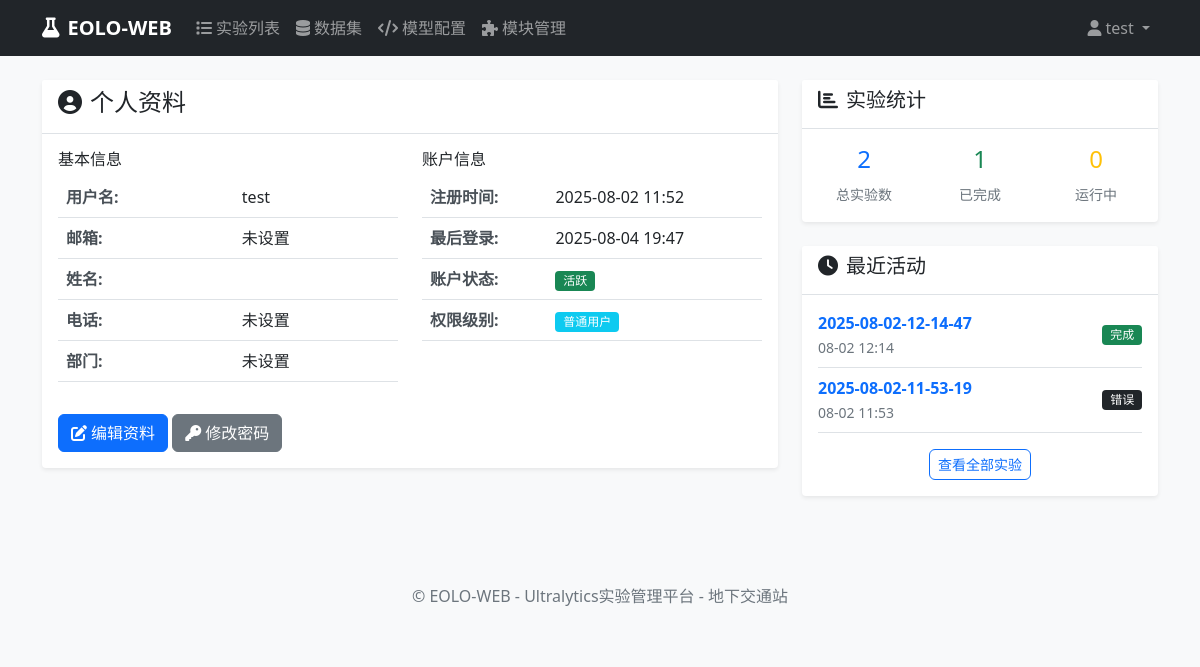
Page /accounts/profile/ (signed in) on the committed database.
### accounts/models.py (models this page shows, shortened)
class User(AbstractUser):
    phone = models.CharField(max_length=15, blank=True, null=True, verbose_name="电话号码")
    department = models.CharField(max_length=100, blank=True, null=True, verbose_name="部门")
    created_at = models.DateTimeField(auto_now_add=True, verbose_name="创建时间")
    updated_at = models.DateTimeField(auto_now=True, verbose_name="更新时间")
    class Meta:
        verbose_name = "用户"
        verbose_name_plural = "用户"

### experiments/models.py (models this page shows, shortened)
class Experiment(models.Model):
    EXPERIMENT_STATUS_CHOICES = [
        ('pending', '待启动'),
        ('queued', '排队'),
        ('running', '运行'),
        ('interrupted', '中断'),
        ('error', '错误'),
        ('completed', '完成'),
    ]
    TASK_TYPE_CHOICES = [
        ('detect', '目标检测'),
        ('segment', '实例分割'),
        ('classify', '图像分类'),
        ('pose', '姿态估计'),
        ('track', '目标跟踪'),
    ]
    name = models.CharField(max_length=200, verbose_name="实验名称")
    description = models.TextField(blank=True, null=True, verbose_name="实验描述")
    user = models.ForeignKey(User, on_delete=models.CASCADE, verbose_name="创建用户")
    task_type = models.CharField(max_length=20, choices=TASK_TYPE_CHOICES, default='detect', verbose_name="任务类型")
    model_configs = models.TextField(blank=True, null=True, verbose_name="模型配置", help_text="逗号分隔的模型配置路径")
    setting_config = models.CharField(max_length=200, blank=True, null=True, verbose_name="参数配置", help_text="参数配置文件路径")
    dataset = models.CharField(max_length=200, default='', verbose_name="数据集名称")
    epochs = models.IntegerField(default=100, verbose_name="训练轮数")
    batch_size = models.IntegerField(default=16, verbose_name="批量大小")
    device = models.CharField(max_length=20, default='auto', verbose_name="设备")
    SCALE_CHOICES = [
        ('n', 'Nano'),
        ('s', 'Small'),
        ('m', 'Medium'),
        ('l', 'Large'),
        ('x', 'Extra Large'),
    ]
    scale = models.CharField(max_length=1, choices=SCALE_CHOICES, default='n', verbose_name="尺寸")
    group = models.CharField(max_length=100, blank=True, null=True, verbose_name="分组")
    exp_timestamp = models.CharField(max_length=50, blank=True, null=True, verbose_name="实验时间戳")
    project_name = models.CharField(max_length=100, blank=True, null=True, verbose_name="项目名称")
    status = models.CharField(max_length=20, choices=EXPERIMENT_STATUS_CHOICES, default='pending', verbose_name="状态")
    command = models.TextField(blank=True, null=True, verbose_name="生成的命令")
    created_at = models.DateTimeField(auto_now_add=True, verbose_name="创建时间")
    updated_at = models.DateTimeField(auto_now=True, verbose_name="更新时间")
    started_at = models.DateTimeField(blank=True, null=True, verbose_name="开始时间")
    completed_at = models.DateTimeField(blank=True, null=True, verbose_name="完成时间")
    log_file = models.CharField(max_length=500, blank=True, null=True, verbose_name="日志文件")
    result_file = models.CharField(max_length=500, blank=True, null=True, verbose_name="结果文件")
    error_message = models.TextField(blank=True, null=True, verbose_name="错误信息")
    class Meta:
        verbose_name = "实验"
        verbose_name_plural = "实验"
        ordering = ['-created_at']

### accounts/views.py (the view)
# urls.py: path('profile/', views.profile_view, name='profile'),
@login_required
def profile_view(request):
    user = request.user
    total_experiments = user.experiment_set.count()
    completed_experiments = user.experiment_set.filter(status='completed').count()
    running_experiments = user.experiment_set.filter(status='running').count()
    recent_experiments = user.experiment_set.all()[:5]
    context = {
        'user': user,
        'total_experiments': total_experiments,
        'completed_experiments': completed_experiments,
        'running_experiments': running_experiments,
        'recent_experiments': recent_experiments,
    }
    return render(request, 'accounts/profile.html', context)

### templates/accounts/profile.html (shortened to what this page needs)
{% extends 'base.html' %}
{% block content %}
<div class="row">
    <div class="col-md-8">
        <div class="card">
            <div class="card-header">
                <h4><i class="fas fa-user-circle me-2"></i>个人资料</h4>
            </div>
            <div class="card-body">
                <div class="row">
                    <div class="col-md-6">
                        <h6>基本信息</h6>
                        <table class="table">
                            <tr>
                                <th>用户名:</th>
                                <td>{{ user.username }}</td>
                            </tr>
                            <tr>
                                <th>邮箱:</th>
                                <td>{{ user.email|default:"未设置" }}</td>
                            </tr>
                            <tr>
                                <th>姓名:</th>
                                <td>{{ user.first_name }} {{ user.last_name }}</td>
                            </tr>
                            <tr>
                                <th>电话:</th>
                                <td>{{ user.phone|default:"未设置" }}</td>
                            </tr>
                            <tr>
                                <th>部门:</th>
                                <td>{{ user.department|default:"未设置" }}</td>
                            </tr>
                        </table>
                    </div>
                    <div class="col-md-6">
                        <h6>账户信息</h6>
                        <table class="table">
                            <tr>
                                <th>注册时间:</th>
                                <td>{{ user.date_joined|date:"Y-m-d H:i" }}</td>
                            </tr>
                            <tr>
                                <th>最后登录:</th>
                                <td>{{ user.last_login|date:"Y-m-d H:i"|default:"从未登录" }}</td>
                            </tr>
                            <tr>
                                <th>账户状态:</th>
                                <td>
                                    {% if user.is_active %}
                                        <span class="badge bg-success">活跃</span>
                                    {% else %}
                                        <span class="badge bg-danger">禁用</span>
                                    {% endif %}
                                </td>
                            </tr>
                            <tr>
                                <th>权限级别:</th>
                                <td>
                                    {% if user.is_superuser %}
                                        <span class="badge bg-danger">超级管理员</span>
                                    {% elif user.is_staff %}
                                        <span class="badge bg-warning">管理员</span>
                                    {% else %}
                                        <span class="badge bg-info">普通用户</span>
                                    {% endif %}
                                </td>
                            </tr>
                        </table>
                    </div>
                </div>
                <div class="mt-3">
                    <a href="#" class="btn btn-primary">
                        <i class="fas fa-edit me-1"></i>编辑资料
                    </a>
                    <a href="#" class="btn btn-secondary">
                        <i class="fas fa-key me-1"></i>修改密码
                    </a>
                </div>
            </div>
        </div>
    </div>
    <div class="col-md-4">
        <div class="card">
            <div class="card-header">
                <h5><i class="fas fa-chart-bar me-2"></i>实验统计</h5>
            </div>
            <div class="card-body">
                <div class="row text-center">
                    <div class="col-4">
                        <h4 class="text-primary">{{ total_experiments }}</h4>
                        <small class="text-muted">总实验数</small>
                    </div>
                    <div class="col-4">
                        <h4 class="text-success">{{ completed_experiments }}</h4>
                        <small class="text-muted">已完成</small>
                    </div>
                    <div class="col-4">
                        <h4 class="text-warning">{{ running_experiments }}</h4>
                        <small class="text-muted">运行中</small>
                    </div>
                </div>
            </div>
        </div>
        <div class="card mt-3">
            <div class="card-header">
                <h5><i class="fas fa-clock me-2"></i>最近活动</h5>
            </div>
            <div class="card-body">
                {% if recent_experiments %}
                    {% for experiment in recent_experiments %}
                    <div class="d-flex justify-content-between align-items-center mb-2 pb-2 border-bottom">
                        <div>
                            <a href="{% url 'experiments:detail' experiment.pk %}" class="text-decoration-none">
                                <strong>{{ experiment.name }}</strong>
                            </a>
                            <br>
                            <small class="text-muted">{{ experiment.created_at|date:"m-d H:i" }}</small>
                        </div>
                        <span class="badge
                            {% if experiment.status == 'pending' %}bg-secondary
                            {% elif experiment.status == 'running' %}bg-warning
                            {% elif experiment.status == 'completed' %}bg-success
                            {% elif experiment.status == 'failed' %}bg-danger
                            {% else %}bg-dark
                            {% endif %}">{{ experiment.get_status_display }}</span>
                    </div>
                    {% endfor %}
                    <div class="text-center mt-3">
                        <a href="{% url 'experiments:list' %}" class="btn btn-sm btn-outline-primary">查看全部实验</a>
                    </div>
                {% else %}
                <div class="text-center text-muted">
                    <i class="fas fa-flask fa-2x mb-2"></i>
                    <p>您还没有创建任何实验</p>
                    <a href="{% url 'experiments:create' %}" class="btn btn-sm btn-primary">创建第一个实验</a>
                </div>
                {% endif %}
            </div>
        </div>
    </div>
</div>
{% endblock %}

### templates/base.html (shortened to what this page needs)
<!DOCTYPE html>
<html lang="zh-CN">
<head>
    {% load static %}
    <link href="{% static 'css/bootstrap.min.css' %}" rel="stylesheet">
    <link href="{% static 'css/all.min.css' %}" rel="stylesheet">
    <link rel="stylesheet" href="{% static 'css/main.css' %}">
</head>
<body>
    {% block navbar %}
    <nav class="navbar navbar-expand-lg navbar-dark bg-dark">
        <div class="container">
            <a class="navbar-brand" href="{% url 'experiments:dashboard' %}">
                <i class="fas fa-flask me-2"></i>EOLO-WEB
            </a>
            <div class="collapse navbar-collapse" id="navbarNav">
                {% if user.is_authenticated %}
                <ul class="navbar-nav me-auto">
                    <li class="nav-item">
                        <a class="nav-link" href="{% url 'experiments:list' %}">
                            <i class="fas fa-list me-1"></i>实验列表
                        </a>
                    </li>
                    <li class="nav-item">
                        <a class="nav-link" href="{% url 'datasets:list' %}">
                            <i class="fas fa-database me-1"></i>数据集
                        </a>
                    </li>
                    <li class="nav-item">
                        <a class="nav-link" href="{% url 'models_manager:model_manager' %}">
                            <i class="fas fa-code me-1"></i>模型配置
                        </a>
                    </li>
                    <li class="nav-item">
                        <a class="nav-link" href="{% url 'modules:list' %}">
                            <i class="fas fa-puzzle-piece me-1"></i>模块管理
                        </a>
                    </li>
                </ul>
                <ul class="navbar-nav">
                    <li class="nav-item dropdown">
                        <a class="nav-link dropdown-toggle" href="#" id="navbarDropdown" role="button" data-bs-toggle="dropdown">
                            <i class="fas fa-user me-1"></i>{{ user.username }}
                        </a>
                    </li>
                </ul>
                {% endif %}
            </div>
        </div>
    </nav>
    {% endblock %}
    <main class="container my-4">
        {% block content %}{% endblock %}
    </main>
    <footer class="bg-light text-center text-muted py-3 mt-5">
        <div class="container">
            <p>&copy; EOLO-WEB - Ultralytics实验管理平台 - 地下交通站</p>
        </div>
    </footer>
    {% load static %}
</body>
</html>

### static/css/main.css (style rules this page uses)
body { font-family: 'Segoe UI', Tahoma, Geneva, Verdana, sans-serif; background-color: #f8f9fa; }
.navbar-brand { font-weight: bold; font-size: 1.25rem; }
.navbar-nav .nav-link { font-weight: 500; }
.card { border: none; box-shadow: 0 0.125rem 0.25rem rgba(0, 0, 0, 0.075); margin-bottom: 1.5rem; }
.card-header { background-color: #fff; border-bottom: 1px solid #dee2e6; font-weight: 600; }
.btn { border-radius: 0.375rem; font-weight: 500; }
.table th { font-weight: 600; border-top: none; color: #495057; }
.badge { font-size: 0.75em; font-weight: 500; }

### rows in the picture
User: username "test", email "未设置", phone "未设置", department "未设置", date_joined "2025-08-02 11:52", last_login "2025-08-04 19:47"
Experiment: name "2025-08-02-12-14-47", created_at "08-02 12:14", status "完成"
Experiment: name "2025-08-02-11-53-19", created_at "08-02 11:53", status "错误"

### other values in the picture
{{ total_experiments }} "2"
{{ completed_experiments }} "1"
{{ running_experiments }} "0"
